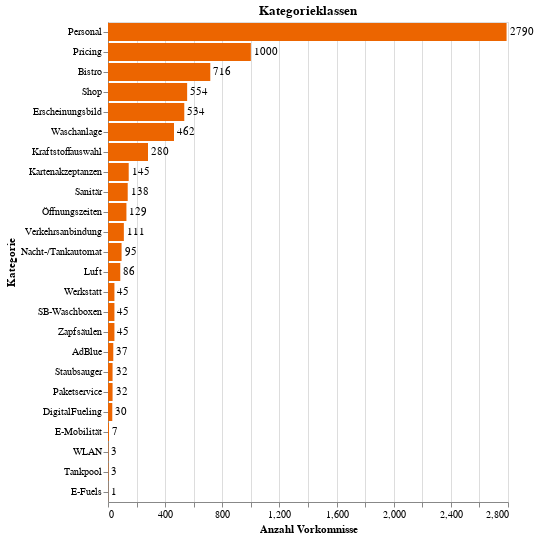

Notebook source saved alongside this figure:
### Code cell
kategorien_anzahl_bar = alt.Chart(count_df).mark_bar(color='#EC6500').encode(
    x = alt.X('Anzahl', title='Anzahl Vorkomnisse'),
    y = alt.Y('Kategorie', title='Kategorie', sort='-x')
).properties(
    title='Kategorieklassen'
)
kategorien_anzahl_text = kategorien_anzahl_bar.mark_text(
    align='left',
    baseline= 'middle',
    dx=3
).encode(
    text='Anzahl:Q'
)

kategorien_anzahl_chart = (kategorien_anzahl_bar + kategorien_anzahl_text)
kategorien_anzahl_chart.properties(width=550)

### Figure 1 — Vega-Lite specification as saved in the notebook (floating-point values rounded to 4 significant figures)
{"config": {"view": {"continuousWidth": 400, "continuousHeight": 300}}, "layer": [{"mark": {"type": "bar", "color": "#EC6500"}, "encoding": {"x": {"field": "Anzahl", "title": "Anzahl Vorkomnisse", "type": "quantitative"}, "y": {"field": "Kategorie", "sort": "-x", "title": "Kategorie", "type": "nominal"}}, "title": "Kategorieklassen"}, {"mark": {"type": "text", "align": "left", "baseline": "middle", "dx": 3}, "encoding": {"text": {"field": "Anzahl", "type": "quantitative"}, "x": {"field": "Anzahl", "title": "Anzahl Vorkomnisse", "type": "quantitative"}, "y": {"field": "Kategorie", "sort": "-x", "title": "Kategorie", "type": "nominal"}}, "title": "Kategorieklassen"}], "data": {"name": "data-24bdac6b7f673dcc4222f81ac6ada64f"}, "$schema": "https://vega.github.io/schema/vega-lite/v4.17.0.json", "datasets": {"data-24bdac6b7f673dcc4222f81ac6ada64f": [{"Kategorie": "Shop", "Anzahl": 554}, {"Kategorie": "DigitalFueling", "Anzahl": 30}, {"Kategorie": "Waschanlage", "Anzahl": 462}, {"Kategorie": "Erscheinungsbild", "Anzahl": 534}, {"Kategorie": "Luft", "Anzahl": 86}, {"Kategorie": "Staubsauger", "Anzahl": 32}, {"Kategorie": "Personal", "Anzahl": 2790}, {"Kategorie": "WLAN", "Anzahl": 3}, {"Kategorie": "Werkstatt", "Anzahl": 45}, {"Kategorie": "Pricing", "Anzahl": 1000}, {"Kategorie": "E-Mobilität", "Anzahl": 7}, {"Kategorie": "Nacht-/Tankautomat", "Anzahl": 95}, {"Kategorie": "E-Fuels", "Anzahl": 1}, {"Kategorie": "AdBlue", "Anzahl": 37}, {"Kategorie": "Kartenakzeptanzen", "Anzahl": 145}, {"Kategorie": "Kraftstoffauswahl", "Anzahl": 280}, {"Kategorie": "Öffnungszeiten", "Anzahl": 129}, {"Kategorie": "Paketservice", "Anzahl": 32}, {"Kategorie": "Tankpool", "Anzahl": 3}, {"Kategorie": "Verkehrsanbindung", "Anzahl": 111}, {"Kategorie": "SB-Waschboxen", "Anzahl": 45}, {"Kategorie": "Sanitär", "Anzahl": 138}, {"Kategorie": "Zapfsäulen", "Anzahl": 45}, {"Kategorie": "Bistro", "Anzahl": 716}]}}
